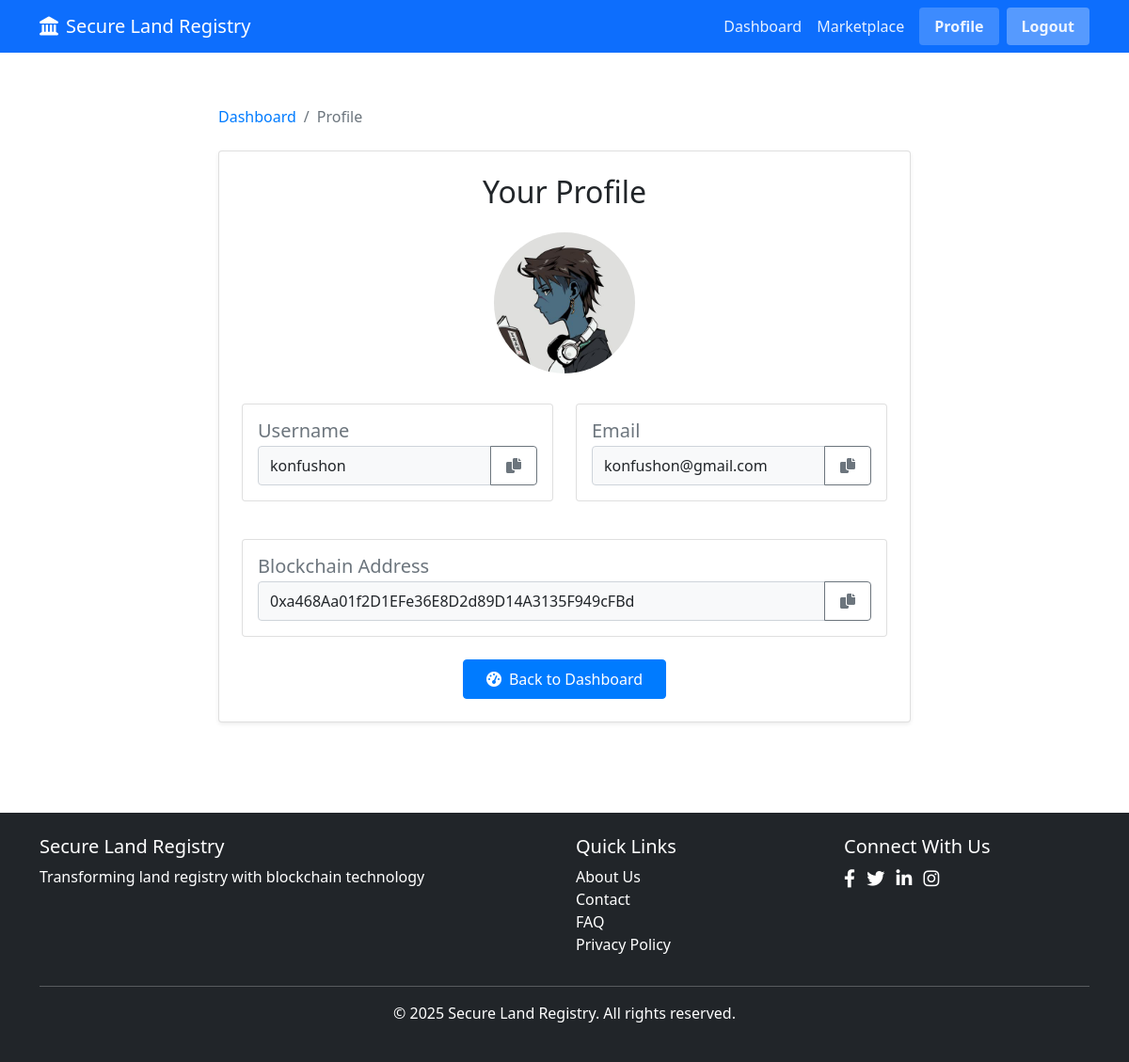
The app's page /profile (signed in) with its own data.
### app.py (models this page shows, shortened)
class User(db.Model):
    id = db.Column(db.Integer, primary_key=True)
    username = db.Column(db.String(80), unique=True, nullable=False)
    email = db.Column(db.String(120), unique=True, nullable=False)
    password_hash = db.Column(db.String(200), nullable=False)
    blockchain_address = db.Column(db.String(42), unique=True, nullable=False)
    profile_image = db.Column(db.String(200), default="default_profile.jpg")
    created_at = db.Column(db.DateTime, default=lambda: datetime.now(timezone.utc))

### app.py (the view, shortened to what this page needs)
@app.route("/profile", methods=["GET", "POST"])
def profile():
    if "user_id" not in session:
        flash("Please log in first", "warning")
        return redirect(url_for("login"))
    user = User.query.get(session["user_id"])
    return render_template("profile.html", user=user)

### templates/profile.html (shortened to what this page needs)
{% extends 'layout.html' %}
{% block content %}
<div class="container py-5">
    <div class="row justify-content-center">
        <div class="col-md-8">
            <nav aria-label="breadcrumb">
                <ol class="breadcrumb">
                    <li class="breadcrumb-item"><a href="{{ url_for('dashboard') }}">Dashboard</a></li>
                    <li class="breadcrumb-item active">Profile</li>
                </ol>
            </nav>
            <div class="card shadow-sm rounded">
                <div class="card-body p-4">
                    <h2 class="text-center mb-4">Your Profile</h2>
                    <div class="text-center mb-4 position-relative">
                        <div class="profile-upload-container">
                            <img src="{{ url_for('static', filename='uploads/profiles/' + user.profile_image) }}"
                                alt="Profile Picture" class="profile-img-lg mb-2" id="profile-preview">
                        </div>
                    </div>
                    <div class="row mb-4">
                        <div class="col-md-6 mb-3">
                            <div class="card h-100">
                                <div class="card-body">
                                    <h5 class="card-title text-muted mb-1">Username</h5>
                                    <div class="input-group">
                                        <input type="text" class="form-control bg-light" value="{{ user.username }}"
                                            id="username-field" readonly>
                                        <button class="btn btn-outline-secondary copy-btn" type="button"
                                            data-copy-target="username-field" data-field-name="Username">
                                            <i class="fas fa-copy"></i>
                                        </button>
                                    </div>
                                </div>
                            </div>
                        </div>
                        <div class="col-md-6 mb-3">
                            <div class="card h-100">
                                <div class="card-body">
                                    <h5 class="card-title text-muted mb-1">Email</h5>
                                    <div class="input-group">
                                        <input type="text" class="form-control bg-light" value="{{ user.email }}"
                                            id="email-field" readonly>
                                        <button class="btn btn-outline-secondary copy-btn" type="button"
                                            data-copy-target="email-field" data-field-name="Email">
                                            <i class="fas fa-copy"></i>
                                        </button>
                                    </div>
                                </div>
                            </div>
                        </div>
                    </div>
                    <div class="card mb-4">
                        <div class="card-body">
                            <h5 class="card-title text-muted mb-1">Blockchain Address</h5>
                            <div class="input-group">
                                <input type="text" class="form-control bg-light text-truncate"
                                    value="{{ user.blockchain_address }}" id="address-field" readonly>
                                <button class="btn btn-outline-secondary copy-btn" type="button"
                                    data-copy-target="address-field" data-field-name="Blockchain Address">
                                    <i class="fas fa-copy"></i>
                                </button>
                            </div>
                        </div>
                    </div>
                    <div class="d-flex justify-content-center">
                        <a href="{{ url_for('dashboard') }}" class="btn btn-primary px-4 py-2">
                            <i class="fas fa-tachometer-alt me-2"></i>Back to Dashboard
                        </a>
                    </div>
                </div>
            </div>
        </div>
    </div>
</div>
<div class="position-fixed bottom-0 end-0 p-3" style="z-index: 11">
</div>
{% endblock %}

### static/css/style.css (style rules this page uses)
body { font-family: 'Segoe UI', Tahoma, Geneva, Verdana, sans-serif; }
.profile-img-lg { width: 150px; height: 150px; object-fit: cover; border-radius: 50%; }
.profile-upload-container { position: relative; display: inline-block; cursor: pointer; transition: all 0.3s ease; }
.copy-btn { transition: all 0.2s ease; }
.form-control[readonly] { cursor: default; }
.text-truncate { white-space: nowrap; overflow: hidden; text-overflow: ellipsis; }
.card .btn-primary { position: relative; overflow: hidden; z-index: 1; }
.card .btn-primary:after { content: ''; position: absolute; top: 0; left: -100%; width: 100%; height: 100%; background: rgba(255, 255, 255, 0.2); transition: all 0.3s ease; z-index: -1; }
.card.shadow-sm { box-shadow: 0 0.125rem 0.25rem rgba(0, 0, 0, 0.075) !important; }
.btn { border-radius: 0.25rem; padding: 0.5rem 1rem; }
.btn-primary { background-color: #007bff; border-color: #007bff; }
.form-control { border-radius: 0.25rem; }
.breadcrumb { background-color: transparent; padding: 0.5rem 0; }
.breadcrumb-item a { color: #007bff; text-decoration: none; }
.breadcrumb-item.active { color: #6c757d; }

### records on screen
User: profile_image (picture), username "konfushon", email "konfushon@gmail.com", blockchain_address "0xa468Aa01f2D1EFe36E8D2d89D14A3135F949cFBd"
